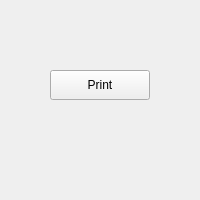
<?xml version="1.0" encoding="UTF-8"?>
<ui version="4.0">
 <class>MainWindow</class>
 <widget class="QMainWindow" name="MainWindow">
  <property name="geometry">
   <rect>
    <x>0</x>
    <y>0</y>
    <width>200</width>
    <height>200</height>
   </rect>
  </property>
  <property name="minimumSize">
   <size>
    <width>200</width>
    <height>200</height>
   </size>
  </property>
  <property name="maximumSize">
   <size>
    <width>200</width>
    <height>200</height>
   </size>
  </property>
  <property name="windowTitle">
   <string>MainWindow</string>
  </property>
  <widget class="QWidget" name="centralWidget">
   <widget class="QPushButton" name="pushButton">
    <property name="geometry">
     <rect>
      <x>50</x>
      <y>70</y>
      <width>100</width>
      <height>30</height>
     </rect>
    </property>
    <property name="minimumSize">
     <size>
      <width>100</width>
      <height>30</height>
     </size>
    </property>
    <property name="maximumSize">
     <size>
      <width>100</width>
      <height>30</height>
     </size>
    </property>
    <property name="text">
     <string>Print</string>
    </property>
   </widget>
   <widget class="QLabel" name="label">
    <property name="geometry">
     <rect>
      <x>25</x>
      <y>100</y>
      <width>150</width>
      <height>30</height>
     </rect>
    </property>
    <property name="minimumSize">
     <size>
      <width>150</width>
      <height>30</height>
     </size>
    </property>
    <property name="maximumSize">
     <size>
      <width>150</width>
      <height>30</height>
     </size>
    </property>
    <property name="text">
     <string/>
    </property>
    <property name="alignment">
     <set>Qt::AlignCenter</set>
    </property>
   </widget>
  </widget>
 </widget>
 <layoutdefault spacing="6" margin="11"/>
 <resources/>
 <connections/>
</ui>
